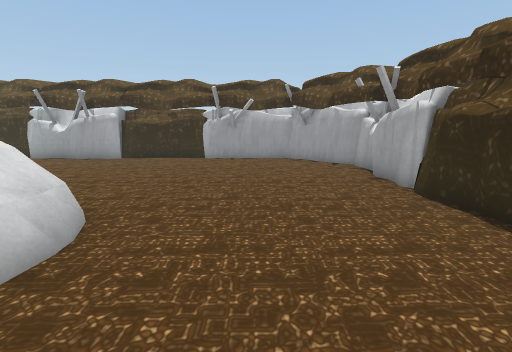
View 1 (above)

18 first-person views from a walk through a scene from a Unity 3-D project. The camera is 1.5 m above the floor, tilts 10° down and sees 85° across. The floor is counted in squares, 1 m on a side. Each view is taken from the middle of a square. On the plan, view 1 faces up. The plan holds only what a view shows up to about 14 squares ahead; the rest is blank. The place goes on beyond the plan. The player is left out.

View 2
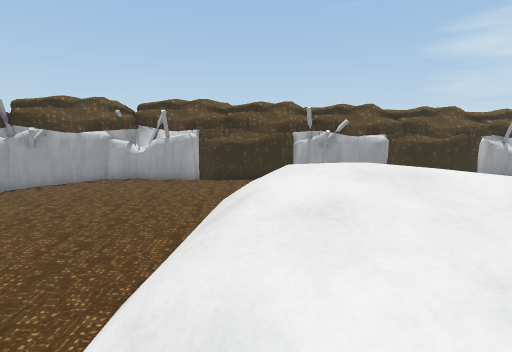

View 3
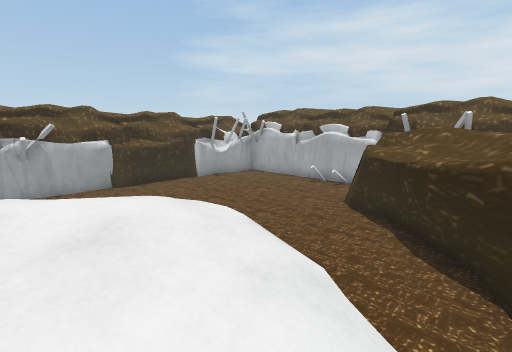

View 4
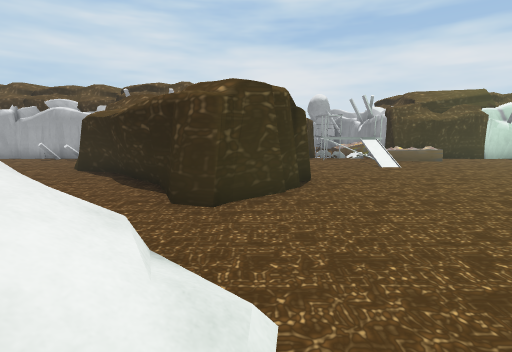

View 5
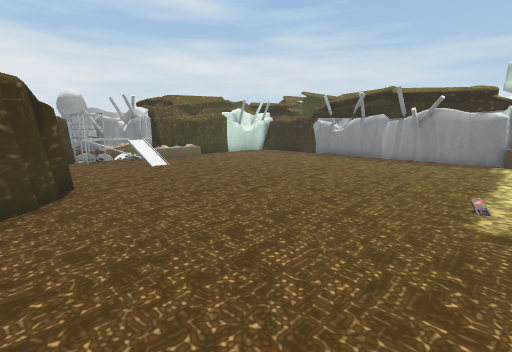

View 6
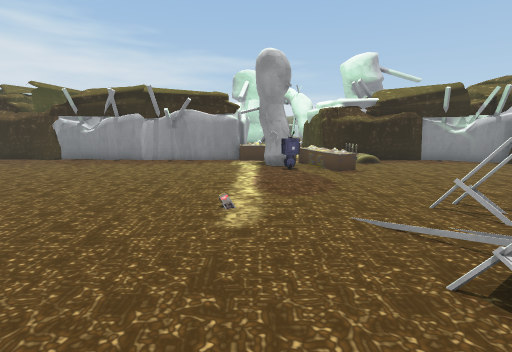

View 7
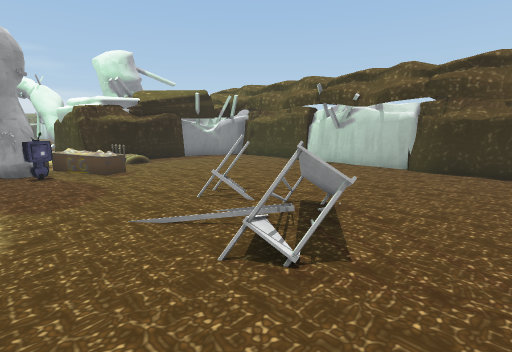

View 8
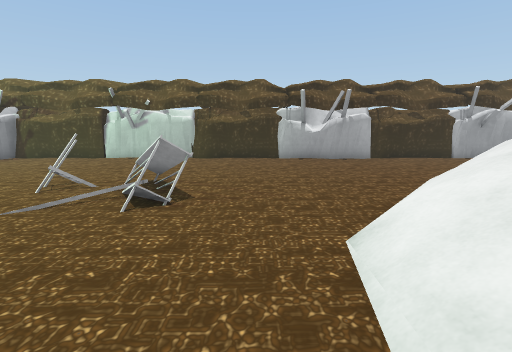

View 9
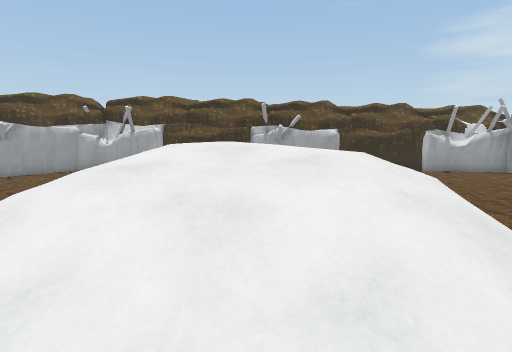

View 10
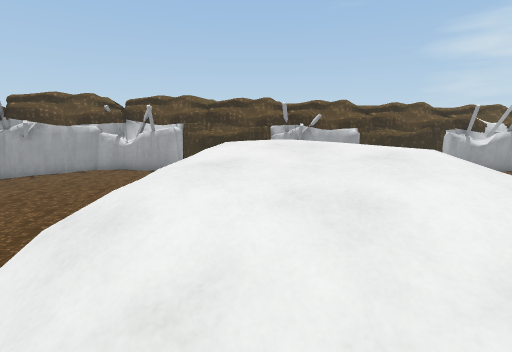

View 11
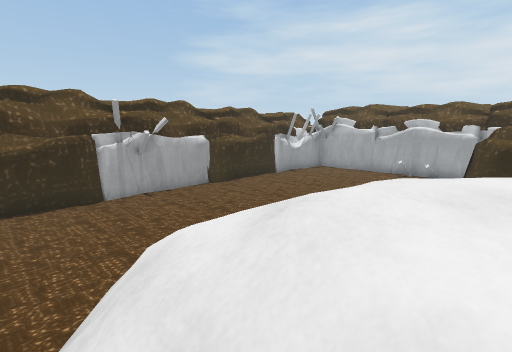

View 12
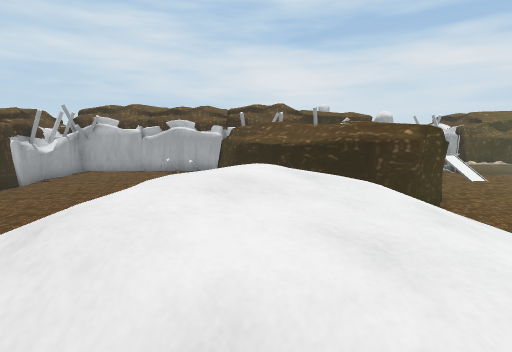

View 13
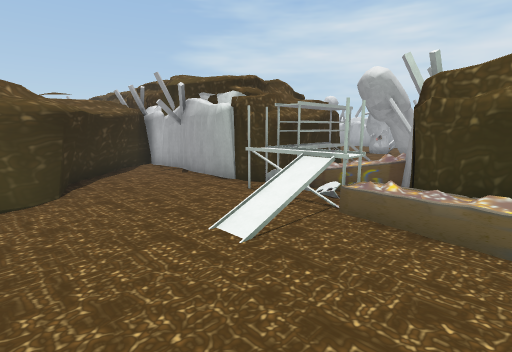

View 14
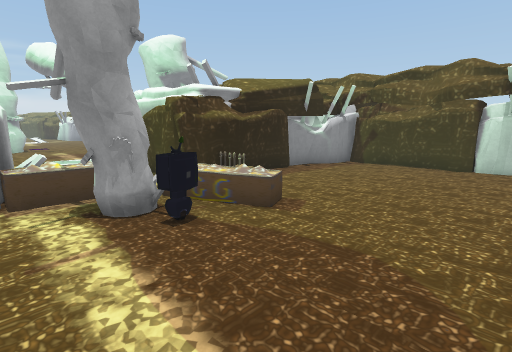

View 15
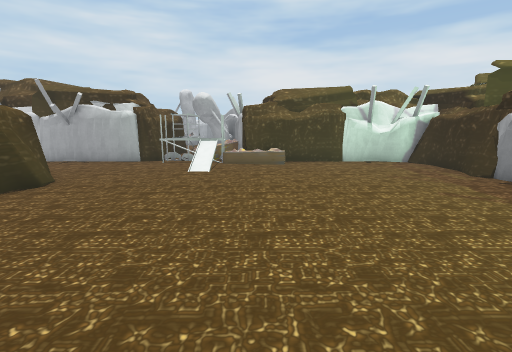

View 16
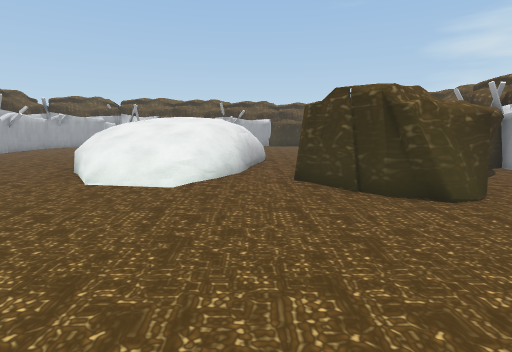

View 17
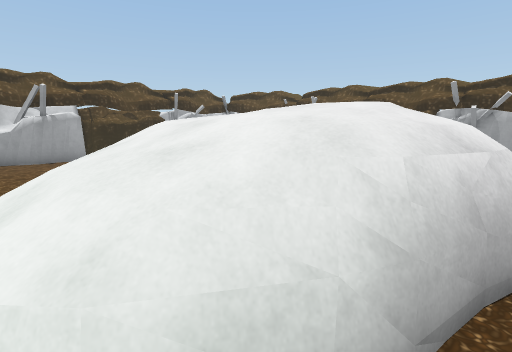

View 18
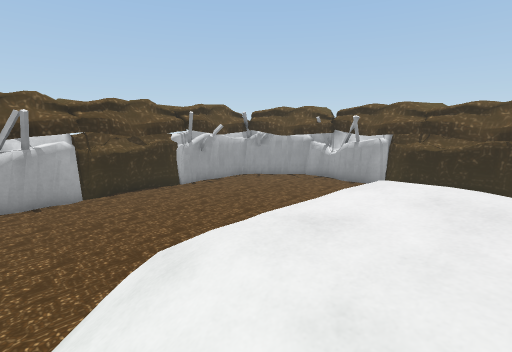

### Floor plan
Key: @ floor where view 1 was taken; # wall or solid block; . main floor; : floor 1.75 m higher than the main floor; + floor 2 m higher than the main floor; / step, stairs or slope; = window, fence, low wall or low ledge; ^ raised ledge; C container; O other object.
Columns run from 27 left of view 1 to 4 right of it. Each row starts with its distance up from view 1.
 14    ########OO#################
 13    #              .##       .#OO
 12   ##                          #O
 11   O                            O
 10   #                            #
  9   #                            #
  8   #                            #
  7   #O                           O
  6 ### CC                         #
  5   CCC             ===/==       #
  4   CCOO          .#//////=      #
  3 =#C O          ./////:+//      #
  2  ##      .      /////:/        #
  1   #             /=#//:         #
  0   O            . /==//     @   O
 -1   #      .       . ===         #
 -2   #                            O
 -3   #             ###            #
 -4   #            O  ##.          #
 -5   #     .      #   ##.         #
 -6   #            ##   ##.        O
 -7   #             ##   ##        #
 -8   #              ##   #        O
 -9   #               #   #        #
-10   ######^#/  O#####    #########
-11    ##   ##C O##
-12             O#
-13             O#

Positions as (right, up) in squares from view 1, and headings:
1: (0, 0), facing up
2: (-9, 4), facing right
3: (-9, 2), facing down-right
4: (-11, 3), facing down
5: (-11, 3), facing down-left
6: (-12, 3), facing left
7: (-12, 3), facing up-left
8: (-12, 0), facing up
9: (-10, 2), facing right
10: (-10, 3), facing right
11: (-6, 5), facing down-right
12: (-6, 5), facing down
13: (-19, -5), facing down-right
14: (-18, 2), facing up-left
15: (-18, 2), facing down
16: (-18, -1), facing right
17: (-10, -1), facing up-right
18: (-9, 2), facing up-right
